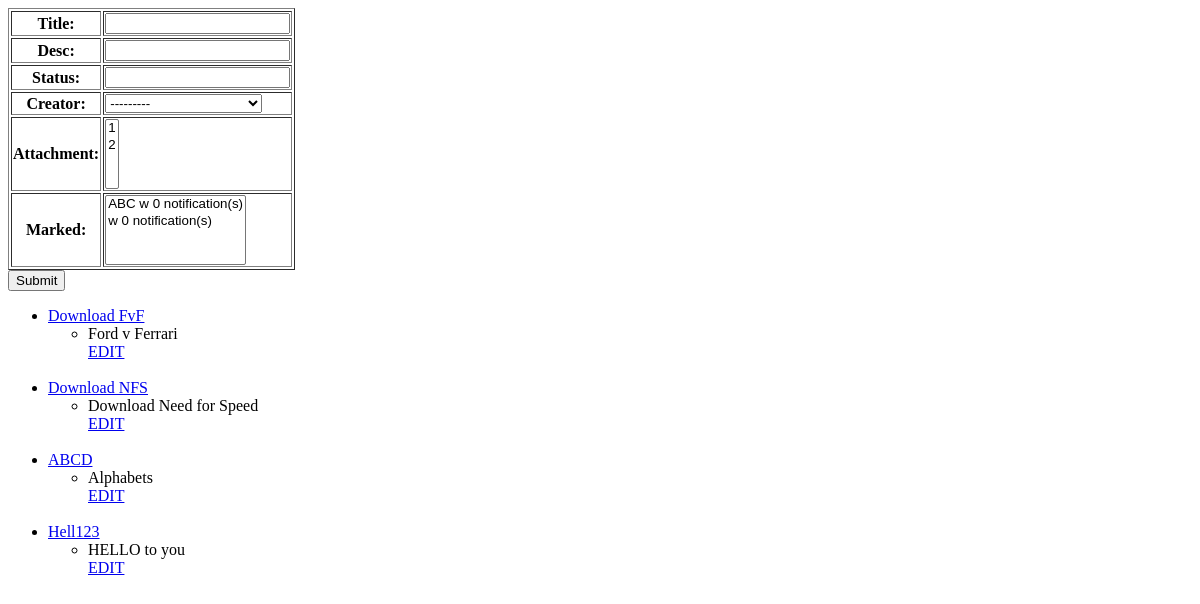
Page /todo/ on the earlier database version.
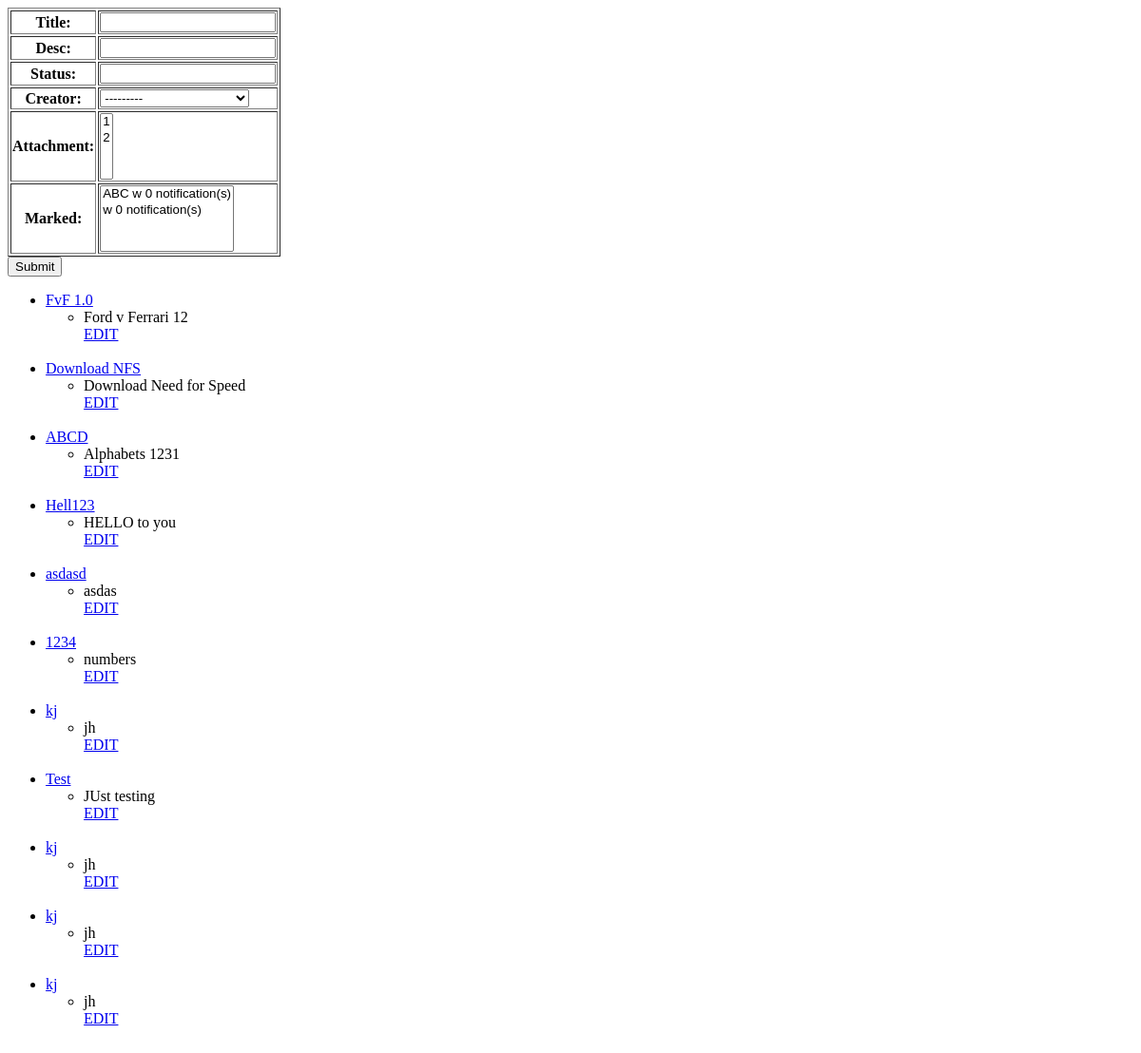
Same page on the later database version.
### polls/models.py (models this page shows, shortened)
class Todo(models.Model):
	state=((1,'To be done'),(2,'In progress'),(3,'Done'))
	title=models.CharField(max_length=25)
	desc=models.TextField(max_length=100)
	status=models.IntegerField(default=1,choices=state)
	created=models.DateTimeField(auto_now=True)
	updated=models.DateTimeField(auto_now=True)
	creator=models.ForeignKey(Creator,on_delete=models.CASCADE, related_name='creator')
	attachment=models.ManyToManyField(Attachment) #DELAY
	marked=models.ManyToManyField(Creator)

### polls/views.py (the view)
# urls.py: path('todo/',views.todo),
def todo(request):
	if request.method=='POST':
		form=TodoForm(request.POST)
		if form.is_valid():
			pass
	else:
		form=TodoForm()
	return render(request,'todo.html',{'form':form,'todo_list':Todo.objects.all()})

### polls/forms.py (shortened to what this page needs)
class TodoForm(forms.Form):
	title=forms.CharField()
	desc=forms.CharField()
	status=forms.IntegerField()
	creator=forms.ModelChoiceField(queryset=Creator.objects.all())
	attachment=forms.ModelMultipleChoiceField(queryset=Attachment.objects.all(),required=False)
	marked=forms.ModelMultipleChoiceField(queryset=Creator.objects.all(),required=False)

### polls/models.py (called while the page is built)
	def __str__(self):
		return self.user.first_name+" w "+str(self.new_notif)+" notification(s)"

	def __str__(self):
		return str(self.id)

### polls/templates/todo.html (shortened to what this page needs)
<form method="post" action="">
  <div>
  <table border="1">
    {{ form }}
  </table>
  <button type="submit">Submit</button></form>
  <div>
  	{% if todo_list %}
    <ul>
    {% for todo in todo_list %}
       <li><a href="/todo/{{todo.id}}/">{{ todo.title }}</a></li>
       <ul>
       	<li>{{todo.desc}}<br>
       		<a href="{% url 'update_todo' todo.id%}">EDIT</a>
       		<br><br>
       	</li>
       </ul>
    {% endfor %}
    </ul>
{% else %}
    <p>No polls are available.</p>
{% endif %}
  </div>

Differences in the rows shown:
removed Todo: title "Download FvF", desc "Ford v Ferrari"
added Todo: title "FvF 1.0", desc "Ford v Ferrari 12"
changed Todo "ABCD": desc "Alphabets" → "Alphabets 1231"
added Todo: title "asdasd", desc "asdas"
added Todo: title "1234", desc "numbers"
added Todo: title "kj", desc "jh"
added Todo: title "Test", desc "JUst testing"
added Todo: title "kj", desc "jh"
added Todo: title "kj", desc "jh"
added Todo: title "kj", desc "jh"
